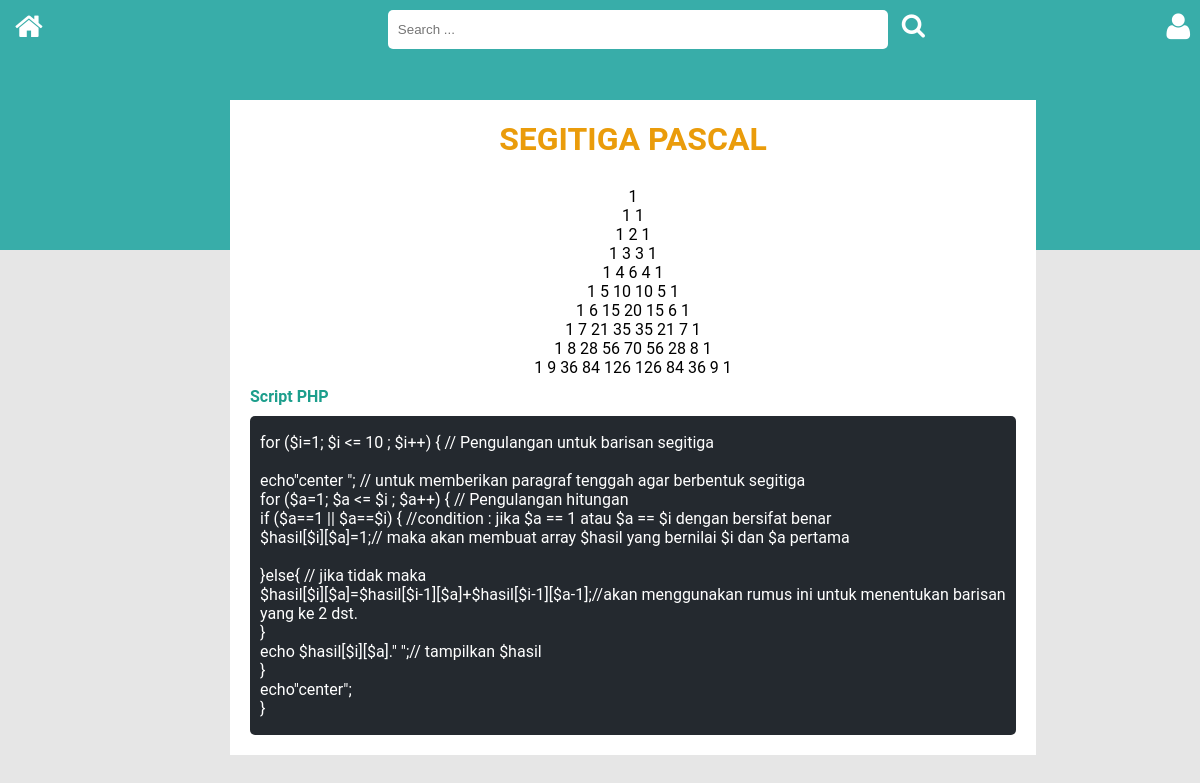
/admin/index.php?page=pascal (signed in), run on the app's committed database.
### tables this page shows
CREATE TABLE `pengguna` (
  `id_pengguna` int(100) NOT NULL,
  `no_ktp` varchar(100) NOT NULL,
  `nama_lengkap` varchar(100) NOT NULL,
  `jenis_kelamin` varchar(100) NOT NULL,
  `tempat_lahir` varchar(100) NOT NULL,
  `tanggal_lahir` date NOT NULL,
  `alamat` varchar(100) NOT NULL,
  `no_telepon` varchar(100) NOT NULL,
  `email` varchar(100) NOT NULL,
  `status` varchar(100) NOT NULL,
  `username` varchar(100) NOT NULL,
  `password` varchar(100) NOT NULL,
  `foto` varchar(100) NOT NULL
);

CREATE TABLE `roles_jabatan_menu` (
  `id_roles` int(100) NOT NULL,
  `id_menu` int(100) NOT NULL,
  `id_jabatan` int(100) NOT NULL
);

### koneksi/class.php (the view, shortened to what this page needs)
<?php
class bilangan{
	function bilanganSegitigaPascal(){
		for ($i=1; $i <= 10 ; $i++) {
			echo"<center> ";
			for ($a=1; $a <= $i ; $a++) {
				if ($a==1 || $a==$i) {
					$hasil[$i][$a]=1;
				}else{
					$hasil[$i][$a]=$hasil[$i-1][$a]+$hasil[$i-1][$a-1];
				}
				echo $hasil[$i][$a]." ";
			}
		echo"</center>";
		}
	}
}
?>

### admin/content.php (shortened to what this page needs)
<?php
	$id_pengguna=$_SESSION['id_pengguna'];
		$sql_query=mysql_query("SELECT pengguna.id_pengguna,grups_pengguna_jabatan.id_jabatan,roles_jabatan_menu.id_menu,menu_bar.url FROM pengguna INNER JOIN grups_pengguna_jabatan ON pengguna.id_pengguna=grups_pengguna_jabatan.id_pengguna JOIN roles_jabatan_menu ON grups_pengguna_jabatan.id_jabatan=roles_jabatan_menu.id_jabatan JOIN menu_bar ON roles_jabatan_menu.id_menu=menu_bar.id_menu WHERE pengguna.id_pengguna=$id_pengguna") or die (mysql_error());
	if(isset($_GET['page'])){
		echo"<div id='content-main'><div id='content-matrik'><div class='header-sub-content-matrik'>";
		while ($data_file_url=mysql_fetch_array($sql_query)) {
		$url  = $data_file_url['url'];
		$page = $_GET['page'];
		if($url==$page){
		switch ($page) {
			case 'pascal':
				include "pascal.php";
				break;
				}
			}
		}
		echo"</div></div></div>";
	}
	 ?>

### admin/pascal.php
<center><h1>SEGITIGA PASCAL</h1></center><br>
	<?php
		$HasilBilangan=new Bilangan();
		$HasilBilangan->bilanganSegitigaPascal();
	?>
	<p class="halt-php">Script PHP</p>
		<div class="script-text">
			<p>
			for ($i=1; $i <= 10 ; $i++) { // Pengulangan untuk barisan segitiga<br><br>
			echo"center ";	// untuk memberikan paragraf tenggah agar berbentuk segitiga<br>
			for ($a=1; $a <= $i ; $a++) { // Pengulangan hitungan  <br>
			if ($a==1 || $a==$i) { //condition : jika $a == 1 atau $a == $i dengan bersifat benar  <br>
			$hasil[$i][$a]=1;// maka akan membuat array $hasil yang bernilai $i dan $a pertama<br><br>
			}else{				// jika tidak maka<br>
			$hasil[$i][$a]=$hasil[$i-1][$a]+$hasil[$i-1][$a-1];//akan menggunakan rumus ini untuk menentukan barisan yang ke 2 dst.<br>
			}<br>
			echo $hasil[$i][$a]." ";// tampilkan $hasil <br>
			}	<br>
			echo"center";	<br>
			}
			</p>
		</div>

### css/style-admin.css (style rules this page uses)
body { margin: 0px; background-color:#cccccc7d; font-family:Roboto, 'Segoe UI', Tahoma, sans-serif; }
#content-main { width: 83%; position: absolute; }
#content-matrik { margin-left:230px; margin-right:auto; margin-top:-150px; margin-bottom:auto; left:0; right:250; top:100; bottom:0; }
.header-sub-content-matrik { width:100%; background-color: #ffff; padding: 20px; float: left; }
h1 { margin: 0px; }
.script-text { background-color:#24292f;color: #fff;padding:1px 10px;border-radius: 5px; }
h1 { color:#ea9c0b; margin: 0px 0px 10px 0px; }
.halt-php { color:#1c9e8c; margin: 10px 0px 10px 0px; font-weight: bold; }

### data on the page
pengguna: a "1", a "2", a "3", roles_jabatan_menu.id_menu "3", a "4", a "6", roles_jabatan_menu.id_menu "4", a "5", a "10", roles_jabatan_menu.id_menu "5", a "15", a "20", roles_jabatan_menu.id_menu "6", a "7", a "21", a "35", a "8", a "28", a "56", a "70", a "9", a "36", a "84", a "126"
